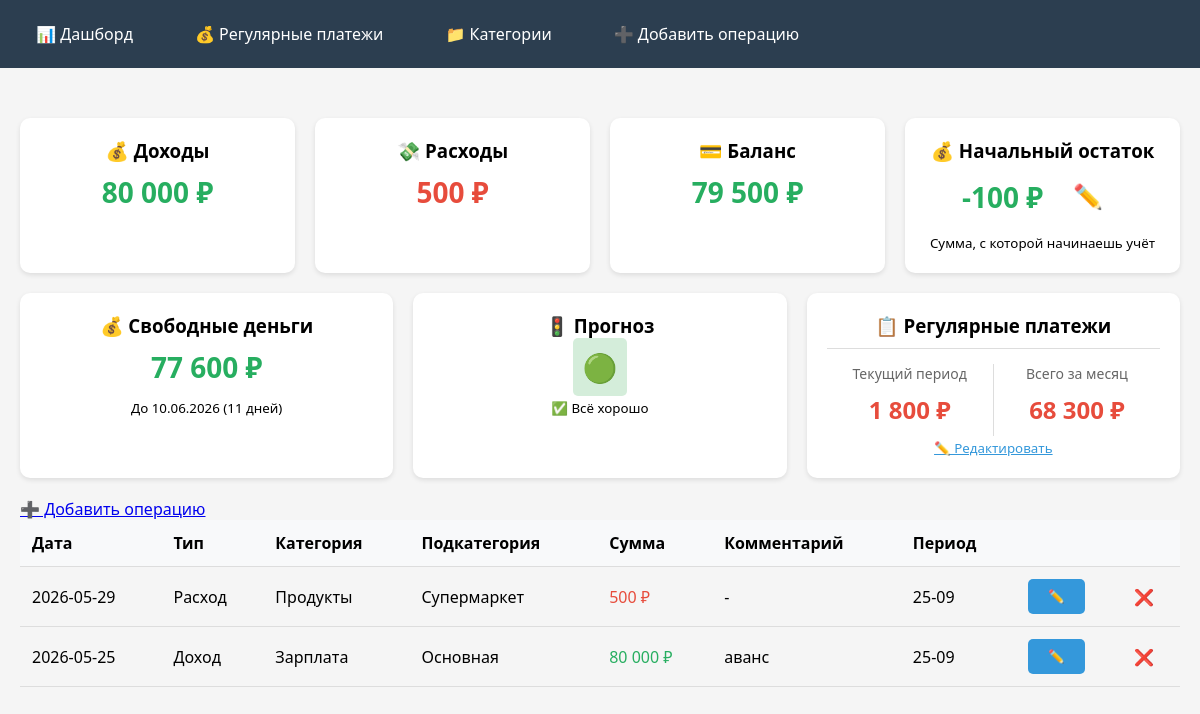
The page / on the database its author committed.
### tables this page shows
CREATE TABLE operations (
                id INTEGER PRIMARY KEY AUTOINCREMENT,
                date TEXT NOT NULL,
                type TEXT NOT NULL,
                category TEXT NOT NULL,
                subcategory TEXT,
                amount REAL NOT NULL,
                comment TEXT,
                period TEXT
            );

### routes/main.py (the view)
    @app.route('/')
    def index():
        today = date.today()
        current_money = get_current_money()
        with get_db() as conn:
            operations = conn.execute('SELECT * FROM operations ORDER BY date DESC LIMIT 30').fetchall()
            total_income = \
            conn.execute('SELECT COALESCE(SUM(amount), 0) FROM operations WHERE type="Доход"').fetchone()[0]
            total_expense = \
            conn.execute('SELECT COALESCE(SUM(amount), 0) FROM operations WHERE type="Расход"').fetchone()[0]
            balance = total_income - total_expense
        if 10 <= today.day <= 24:
            period_start, period_end = 10, 24
        else:
            period_start, period_end = 25, 9
        regular_this_period = get_regular_payments_for_period(today, period_start, period_end)
        regular_total = get_regular_total_for_month()
        free_money = current_money + total_income - total_expense - regular_this_period
        if free_money < 0:
            traffic_light = "red"
            traffic_text = "⚠️ КАССОВЫЙ РАЗРЫВ!"
        elif free_money < 5000:
            traffic_light = "yellow"
            traffic_text = "⚠️ Осторожно: остаток меньше 5000 ₽"
        else:
            traffic_light = "green"
            traffic_text = "✅ Всё хорошо"
        next_income = get_next_income_date(today)
        days_to_income = (next_income - today).days
        return render_template('index.html',
                               operations=operations,
                               total_income=total_income,
                               total_expense=total_expense,
                               balance=balance,
                               free_money=free_money,
                               days_to_income=days_to_income,
                               next_income=next_income,
                               traffic_light=traffic_light,
                               traffic_text=traffic_text,
                               regular_total=regular_total,
                               regular_this_period=regular_this_period,
                               current_money=current_money)

### database.py (called while the page is built)
def get_db():
    conn = sqlite3.connect('finance.db')
    conn.row_factory = sqlite3.Row
    return conn

def get_current_money():
    with get_db() as conn:
        result = conn.execute('SELECT value FROM settings WHERE key = "current_money"').fetchone()
        return float(result['value']) if result else 45000

### utils.py (called while the page is built)
def get_next_income_date(today):
    if today.day < SALARY_DAY:
        return date(today.year, today.month, SALARY_DAY)
    elif today.day < ADVANCE_DAY:
        return date(today.year, today.month, ADVANCE_DAY)
    else:
        next_month = today.month + 1
        year = today.year
        if next_month > 12:
            next_month = 1
            year += 1
        return date(year, next_month, SALARY_DAY)

def get_regular_payments_for_period(today, period_start_day, period_end_day):
    from database import get_db
    from datetime import datetime
    with get_db() as conn:
        payments = conn.execute('SELECT * FROM regular_payments').fetchall()
    total = 0
    for p in payments:
        if p['day'] and '-' in str(p['day']):
            payment_day = datetime.strptime(p['day'], '%Y-%m-%d').day
        else:
            payment_day = int(p['day']) if p['day'] else 1
        if period_start_day <= period_end_day:
            if period_start_day <= payment_day <= period_end_day:
                total += p['amount']
        else:
            if payment_day >= period_start_day or payment_day <= period_end_day:
                total += p['amount']
    return total

def get_regular_total_for_month():
    from database import get_db
    with get_db() as conn:
        result = conn.execute('SELECT SUM(amount) FROM regular_payments').fetchone()[0]
        return result or 0

### templates/index.html (shortened to what this page needs)
{% extends "base.html" %}
{% block content %}
<div class="stats-grid">
    <div class="stat-card">
        <h3>💰 Доходы</h3>
        <div class="stat-value income">{{ "{:,.0f}".format(total_income).replace(",", " ") }} ₽</div>
    </div>
    <div class="stat-card">
        <h3>💸 Расходы</h3>
        <div class="stat-value expense">{{ "{:,.0f}".format(total_expense).replace(",", " ") }} ₽</div>
    </div>
    <div class="stat-card">
        <h3>💳 Баланс</h3>
        <div class="stat-value {{ 'income' if balance >= 0 else 'expense' }}">{{ "{:,.0f}".format(balance).replace(",",
            " ") }} ₽
        </div>
    </div>
    <div class="stat-card">
        <h3>💰 Начальный остаток</h3>
        <div class="stat-value income" style="display: flex; align-items: center; justify-content: center; gap: 10px;">
            {{ "{:,.0f}".format(current_money).replace(",", " ") }} ₽
            <button onclick="showMoneyModal()"
                    style="background: none; border: none; cursor: pointer; font-size: 24px;">✏️
            </button>
        </div>
        <small>Сумма, с которой начинаешь учёт</small>
    </div>
</div>
<div class="stats-grid">
    <div class="stat-card">
        <h3>💰 Свободные деньги</h3>
        <div class="stat-value {{ 'income' if free_money >= 0 else 'expense' }}">{{
            "{:,.0f}".format(free_money).replace(",", " ") }} ₽
        </div>
        <small>До {{ next_income.strftime('%d.%m.%Y') }} ({{ days_to_income }} дней)</small>
    </div>
    <div class="stat-card">
        <h3>🚦 Прогноз</h3>
        <div class="stat-value">
            <span class="{{ traffic_light }}">{{ "🟢" if traffic_light == 'green' else "🟡" if traffic_light == 'yellow' else "🔴" }}</span>
        </div>
        <small>{{ traffic_text }}</small>
    </div>
    <div class="stat-card">
        <h3>📋 Регулярные платежи</h3>
        <div style="display: flex; justify-content: space-between; align-items: center; border-top: 1px solid #ddd; padding-top: 15px; margin-top: 10px;">
            <div style="flex: 1; text-align: center; border-right: 1px solid #ddd;">
                <div style="font-size: 14px; color: #666;">Текущий период</div>
                <div class="stat-value expense" style="font-size: 24px;">{{
                    "{:,.0f}".format(regular_this_period).replace(",", " ") }} ₽
                </div>
            </div>
            <div style="flex: 1; text-align: center;">
                <div style="font-size: 14px; color: #666;">Всего за месяц</div>
                <div class="stat-value expense" style="font-size: 24px;">{{ "{:,.0f}".format(regular_total).replace(",",
                    " ") }} ₽
                </div>
            </div>
        </div>
        <small><a href="{{ url_for('regular') }}" style="color: #3498db;">✏️ Редактировать</a></small>
    </div>
</div>
<a href="{{ url_for('add') }}" class="btn">➕ Добавить операцию</a>
<table>
    <thead>
    <tr>
        <th>Дата</th>
        <th>Тип</th>
        <th>Категория</th>
        <th>Подкатегория</th>
        <th>Сумма</th>
        <th>Комментарий</th>
        <th>Период</th>
        <th></th>
        <th></th>
    </tr>
    </thead>
    <tbody>
    {% for op in operations %}
    <tr>
        <td>{{ op.date }}</td>
        <td>{{ op.type }}</td>
        <td>{{ op.category }}</td>
        <td>{{ op.subcategory or '-' }}</td>
        <td class="{{ 'income' if op.type == 'Доход' else 'expense' }}">{{ "{:,.0f}".format(op.amount).replace(",", " ")
            }} ₽
        </td>
        <td>{{ op.comment or '-' }}</td>
        <td>{{ op.period }}</td>
        <td>
            <button class="edit-btn" data-id="{{ op.id }}">✏️</button>
        </td>
        <td><a href="{{ url_for('delete', id=op.id) }}" class="delete" onclick="return confirm('Удалить?')">❌</a></td>
    </tr>
    {% else %}
    <tr>
        <td colspan="9" style="text-align: center;">Нет операций. Добавьте первую!</td>
    </tr>
    {% endfor %}
    </tbody>
</table>
{% endblock %}

### templates/base.html (shortened to what this page needs)
<!DOCTYPE html>
<html lang="ru">
<head>
</head>
<body>
    <div class="navbar">
        <div class="nav-container">
            <a href="{{ url_for('index') }}" class="nav-link">📊 Дашборд</a>
            <a href="{{ url_for('regular') }}" class="nav-link">💰 Регулярные платежи</a>
            <a href="{{ url_for('categories') }}" class="nav-link">📁 Категории</a>
            <a href="{{ url_for('add') }}" class="nav-link">➕ Добавить операцию</a>
        </div>
    </div>
    <div class="container">
        {% block content %}{% endblock %}
    </div>
</body>
</html>

### templates/base.html (style rules this page uses)
* { margin: 0; padding: 0; box-sizing: border-box; }
body { font-family: 'Segoe UI', Tahoma, Geneva, Verdana, sans-serif; background: #f5f5f5; }
.container { max-width: 1400px; margin: 0 auto; padding: 20px; }
.navbar { background: #2c3e50; color: white; padding: 15px 0; margin-bottom: 30px; }
.nav-container { max-width: 1400px; margin: 0 auto; padding: 0 20px; display: flex; gap: 30px; }
.nav-link { color: white; text-decoration: none; font-size: 16px; padding: 8px 16px; border-radius: 5px; }
.stats-grid { display: grid; grid-template-columns: repeat(auto-fit, minmax(250px, 1fr)); gap: 20px; margin-bottom: 20px; }
.stat-card { background: white; border-radius: 10px; padding: 20px; text-align: center; box-shadow: 0 2px 5px rgba(0,0,0,0.1); }
.stat-value { font-size: 28px; font-weight: bold; margin: 10px 0; }
.income { color: #27ae60; }
.expense { color: #e74c3c; }
table { width: 100%; border-collapse: collapse; }
th, td { padding: 12px; text-align: left; border-bottom: 1px solid #ddd; }
th { background: #f8f9fa; font-weight: 600; }
button { background: #3498db; color: white; border: none; padding: 10px 20px; border-radius: 5px; cursor: pointer; }
.green { background: #d4edda; color: #155724; padding: 10px; border-radius: 5px; }
.delete { color: #e74c3c; text-decoration: none; }

### rows shown on the page
operations: date "2026-05-29", type "Расход", category "Продукты", subcategory "Супермаркет", amount "500", comment "-", period "25-09"
operations: date "2026-05-25", type "Доход", category "Зарплата", subcategory "Основная", amount "80 000", comment "аванс", period "25-09"

### other values the page prints
{{ "{:,.0f}".format(total_income).replace(",", " ") }} "80 000"
{{ "{:,.0f}".format(total_expense).replace(",", " ") }} "500"
{{ "{:,.0f}".format(balance).replace(",",
            " ") }} "79 500"
{{ "{:,.0f}".format(current_money).replace(",", " ") }} "-100"
{{ "{:,.0f}".format(free_money).replace(",", " ") }} "77 600"
{{ next_income.strftime('%d.%m.%Y') }} "10.06.2026"
{{ traffic_text }} "✅ Всё хорошо"
{{ "{:,.0f}".format(regular_this_period).replace(",", " ") }} "1 800"
{{ "{:,.0f}".format(regular_total).replace(",",
                    " ") }} "68 300"
